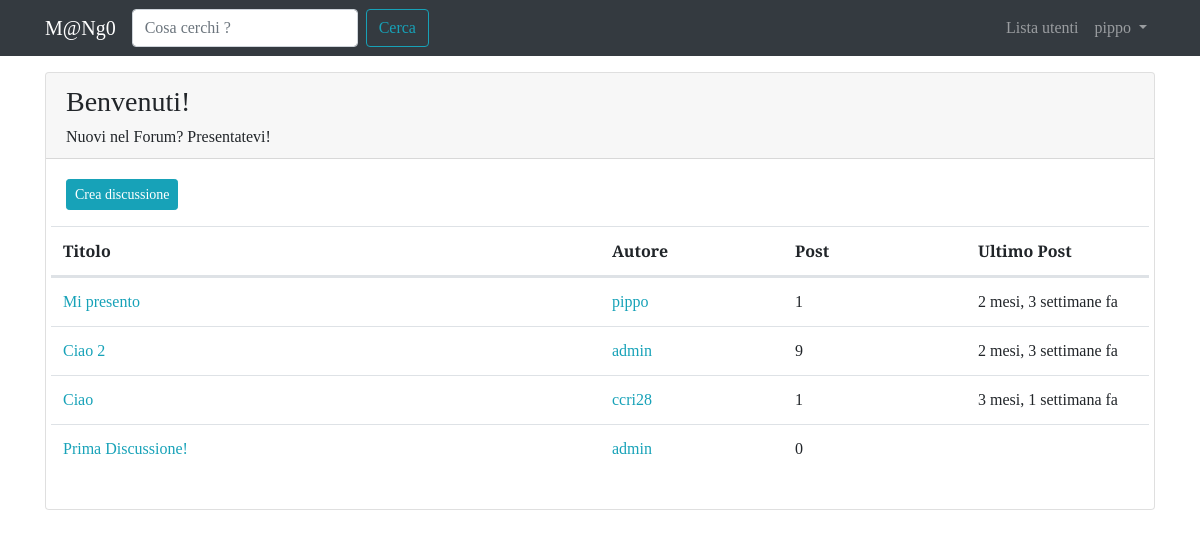
The page /forum/sezione/1/ (signed in) on the database its author committed.
### forum/models.py (models this page shows, shortened)
class Sezione(models.Model):
    nome_sezione = models.CharField(max_length=80)
    descrizione = models.CharField(max_length=150, blank=True, null=True)
    logo_sezione = models.ImageField(blank=True, null=True)
    class Meta:
        verbose_name = "Sezione"
        verbose_name_plural = "Sezioni"

class Discussione(models.Model):
    titolo = models.CharField(max_length=120)
    data_creazione = models.DateTimeField(auto_now_add=True)
    autore_discussione = models.ForeignKey(User, on_delete=models.CASCADE, related_name="discussioni")
    sezione_appartenenza = models.ForeignKey(Sezione, on_delete=models.CASCADE)
    def get_absolute_url(self):
        return reverse('visualizza_discussione', kwargs={"pk":self.pk})
    """ indica il numero di pagine presenti nella discussione """
    class Meta:
        verbose_name = "Discussione"
        verbose_name_plural = "Discussioni"

class Post(models.Model):
    autore_post = models.ForeignKey(User, on_delete=models.CASCADE, related_name="posts")
    contenuto = models.TextField()
    data_creazione = models.DateTimeField(auto_now_add=True)
    discussione = models.ForeignKey(Discussione, on_delete=models.CASCADE)
    class Meta:
        verbose_name = "Post"
        verbose_name_plural = "Posts"

### forum/views.py (the view)
# urls.py: path('sezione/<int:pk>/', views.visualizzaSezione, name='sezione_view'),
def visualizzaSezione(request, pk):
    sezione = get_object_or_404(Sezione, pk=pk)
    discussioni_sezione = Discussione.objects.filter(sezione_appartenenza = sezione).order_by("-data_creazione")
    context = {"sezione":sezione, "discussioni": discussioni_sezione}
    return render(request, 'forum/singola_sezione.html', context)

### forum/templates/forum/singola_sezione.html (shortened to what this page needs)
{% extends 'base.html' %}
{% block content %}
  <div class="card my-3">
        <div class="card-header">
          <h3>{{ sezione.nome_sezione }}</h3>
          <h6 class="card-text">{{ sezione.descrizione }}</h6>
        </div>
        <div class="card-body">
              <a class="btn btn-sm btn-info" href="{% url 'crea_discussione' pk=sezione.pk %}">Crea discussione</a>
              <table class="table mt-3 ">
                <thead>
                  <tr class="row">
                    <th class="col-lg-6 col-3">Titolo</th>
                    <th class="col-lg-2 col-3">Autore</th>
                    <th class="col-lg-2 col-3">Post</th>
                    <th class="col-lg-2 col-3">Ultimo Post</th>
                  </tr>
                </thead>
                <tbody>
                    <tr class="row">
                      {% for discussione in discussioni %}
                          <td class="col-lg-6 col-3">
                            <a href="{{ discussione.get_absolute_url }}">
                              {{ discussione.titolo }}
                            </a>
                          </td>
                          <td class="col-lg-2 col-3">
                            <a href="{% url 'user_profile' username=discussione.autore_discussione.username %}">
                              {{ discussione.autore_discussione }}
                            </a>
                          </td>
                          <td class="col-lg-2 col-3">
                            {{ discussione.post_set.count }}
                          </td>
                          <td class="col-lg-2 col-3">
                            {{ discussione.post_set.last.data_creazione|timesince }}  {% if discussione.post_set.count != 0 %} fa {% endif %}
                          </td>
                      {% endfor %}
                    </tr>
                </tbody>
              </table>
        </div>
  </div>
{% endblock content %}

### templates/base.html (shortened to what this page needs)
{% load static %}
<!doctype html>
<html lang="en">
  <head>
    <link rel="stylesheet" href="https://stackpath.bootstrapcdn.com/bootstrap/4.1.1/css/bootstrap.min.css">
    <link rel="stylesheet" href="https://use.fontawesome.com/releases/v5.0.13/css/all.css">
    <link rel="stylesheet" href="{% static 'css/mango.css' %}">
  </head>
  <body>
    <nav class="navbar navbar-expand-lg navbar-dark bg-dark">
        <div class="container">
            <a class="navbar-brand" href="{% url 'homepage' %}">M@Ng0</a>
            <div class="collapse navbar-collapse" id="navbarSupportedContent">
                <form class="form-inline my-2 my-lg-0" action="{% url 'funzione_cerca' %}">
                  <input name="q" class="form-control mr-sm-2" type="search" placeholder="Cosa cerchi ?" aria-label="Search">
                  <button class="btn btn-outline-info my-2 my-sm-0" type="submit">Cerca</button>
                </form>
                <ul class="navbar-nav ml-auto">
                  <li class="nav-item">
                    <a class="nav-link" href="{% url 'user_list' %}">Lista utenti <span class="sr-only">(current)</span></a>
                  </li>
                  {% if request.user.is_authenticated %}
                        <li class="nav-item dropdown">
                          <a class="nav-link dropdown-toggle" href="#" id="navbarDropdown" role="button" data-toggle="dropdown" aria-haspopup="true" aria-expanded="false">
                            {{ request.user.username }}
                          </a>
                        </li>
                  {% endif %}
                </ul>
          </div>
      </div>
    </nav>
    <div class="container">
      {% block content %}
      {% endblock content %}
    </div>
  </body>
</html>

### static-storage/css/mango.css (style rules this page uses)
body { font-family: 'Slabo 27px', serif; }
a, a:hover { color: #17a2b8; }

### rows shown on the page
Sezione: nome_sezione "Benvenuti!", descrizione "Nuovi nel Forum? Presentatevi!"
Discussione: titolo "Mi presento", autore_discussione "pippo", post_set.count "1", post_set.last.data_creazione "2 mesi, 3 settimane", shows "fa"
Discussione: titolo "Ciao 2", autore_discussione "admin", post_set.count "9", post_set.last.data_creazione "2 mesi, 3 settimane", shows "fa"
Discussione: titolo "Ciao", autore_discussione "ccri28", post_set.count "1", post_set.last.data_creazione "3 mesi, 1 settimana", shows "fa"
Discussione: titolo "Prima Discussione!", autore_discussione "admin", post_set.count "0"

### other values the page prints
{{ request.user.username }} "pippo"
